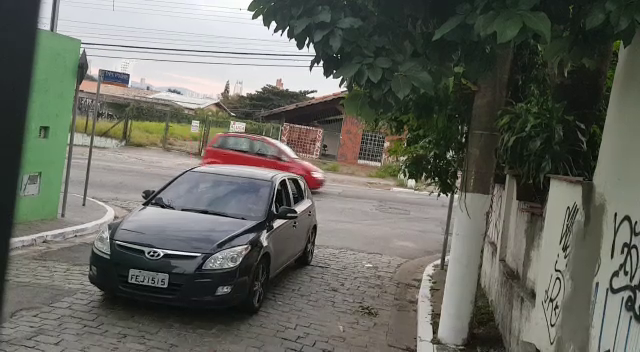
#> input picture frame 4 of imagens/diagonal.mp4, 640 x 352 px, given in place of frente-noite-02.mp4, which was not available
$ python getNumbers.py
#> lines starting #> are read from the running program, lines starting #| are printed output that depends on the picture; after the words box and inside, x2 and y2 are one past the last pixel; in counts of white or black regions, pixels touching at a corner belong together; pictures that were not available may be replaced by others from this repository, and a replacement may not be noted
#import RPi.GPIO as GPIO
import cv2
import math
import pytesseract
#import baseDados
import time
try:
    from PIL import Image
except ImportError:
    import Image

MIN_PIXEL_LARGURA = 2
MIN_PIXEL_ALTURA = 8

MIN_ASPECT_RATIO = 0.25
MAX_ASPECT_RATIO = 1.0

MIN_PIXEL_AREA = 80
MAX_PIXEL_AREA = 1000

MIN_DIAG_SIZE = 0.3
MAX_DIAG_SIZE = 5.0

MAX_AREA = 0.5

MAX_LARGURA = 0.8
MAX_ALTURA = 0.2

MAX_ANGULO = 12.0

MIN_NUMERO = 3

ESCALA_AMARELO = (0.0, 255.0, 255.0)

PLACA_LARGURA_FATOR_PREENCHIMENTO = 1.05
PLACA_ALTURA_FATOR_PREENCHIMENTO = 1.05

#GPIO.setmode(GPIO.BCM)
#GPIO.setup(26, GPIO.OUT)

class PossivelPlaca:

    # construtor #################################################################################
    def __init__(self):
        self.imgPlaca = None
        self.imgEscalaDeCinza = None
        self.imgThreshold = None
        self.X = None
        self.Y = None
        self.W = None
        self.H = None
        self.strCaracteres = ""
    # end construtor

# end class

class PossivelCaractere:

    # construtor #################################################################################
    def __init__(self, _contour):
        self.contour = _contour

        self.boundingRect = cv2.boundingRect(self.contour)

        [intX, intY, intWidth, intHeight] = self.boundingRect

        self.intBoundingRectX = intX
        self.intBoundingRectY = intY
        self.intBoundingRectWidth = intWidth
        self.intBoundingRectHeight = intHeight

        self.intBoundingRectArea = self.intBoundingRectWidth * self.intBoundingRectHeight

        self.intCenterX = (self.intBoundingRectX + self.intBoundingRectX + self.intBoundingRectWidth) / 2
        self.intCenterY = (self.intBoundingRectY + self.intBoundingRectY + self.intBoundingRectHeight) / 2

        self.fltDiagonalSize = math.sqrt((self.intBoundingRectWidth ** 2) + (self.intBoundingRectHeight ** 2))

        self.fltAspectRatio = float(self.intBoundingRectWidth) / float(self.intBoundingRectHeight)
    # end construtor

# end class

def combinarCharacter(list):

    newList = []
    finalList = []

    for char in list:
        for otherChar in list:
            if char == otherChar:
                continue

            fltDistancia = distancia(char, otherChar)

            fltAngulo = angulo(char, otherChar)

            fltChangeInArea = float(abs(char.intBoundingRectArea - otherChar.intBoundingRectArea)) / float(char.intBoundingRectArea)

            fltChangeInWidth = float(abs(char.intBoundingRectWidth - otherChar.intBoundingRectWidth)) / float(char.intBoundingRectWidth)

            fltChangeInHeight = float(abs(char.intBoundingRectHeight - otherChar.intBoundingRectHeight)) / float(char.intBoundingRectHeight)

            if (fltDistancia < (char.fltDiagonalSize * MAX_DIAG_SIZE) and fltAngulo < MAX_ANGULO and fltChangeInArea < MAX_AREA and
               fltChangeInWidth < MAX_LARGURA and fltChangeInHeight < MAX_ALTURA):
                newList.append(otherChar)
                newList.append(char)
            # end if
        # end for
        if len(newList) < MIN_NUMERO:
            newList = []
            continue
        # end if
        finalList.append(newList)

    return finalList

def distancia(first, second):
    intX = abs(first.intCenterX - second.intCenterX)
    intY = abs(first.intCenterY - second.intCenterY)

    return math.sqrt((intX ** 2) + (intY ** 2))
###################################################################################################
def angulo(first, second):
    fltAdj = float(abs(first.intCenterX - second.intCenterX))
    fltOpp = float(abs(first.intCenterY - second.intCenterY))

    if fltAdj != 0.0:
        fltAngleInRad = math.atan(fltOpp / fltAdj)
    else:
        fltAngleInRad = 1.5708
    # end if
    fltAngleInDeg = fltAngleInRad * (180.0 / math.pi)

    return fltAngleInDeg

# [54 lines left out: function escreverCaracteresDaPlacaNaImagem, not called in this run]


# end function

###########################################################

def extrairPlaca(imgOriginal, listChar):
    possivelPlaca = PossivelPlaca()           # este será o valor de retorno

    listChar.sort(key = lambda matchingChar: matchingChar.intCenterX)
    # tipo caracteres da esquerda para a direita com base na posição x

    # calcular o ponto central da Placa
    fltPlacaCenterX = (listChar[0].intCenterX + listChar[len(listChar) - 1].intCenterX) / 2.0
    fltPlacaCenterY = (listChar[0].intCenterY + listChar[len(listChar) - 1].intCenterY) / 2.0

    ptPlacaCenter = fltPlacaCenterX, fltPlacaCenterY

    # calcular Largura e altura da Placa
    intPlacaWidth = int((listChar[len(listChar) - 1].intBoundingRectX + listChar[len(listChar) - 1].intBoundingRectWidth - listChar[0].intBoundingRectX) * PLACA_LARGURA_FATOR_PREENCHIMENTO)

    intTotalOfCaractereHeights = 0

    for matchingCaractere in listChar:
        intTotalOfCaractereHeights = intTotalOfCaractereHeights + matchingCaractere.intBoundingRectHeight
    # end for

    fltAverageCaractereHeight = intTotalOfCaractereHeights / len(listChar)

    intPlacaHeight = int(fltAverageCaractereHeight * PLACA_ALTURA_FATOR_PREENCHIMENTO)

    # calcular o ângulo de correção da região Placa
    fltOpposite = listChar[len(listChar) - 1].intCenterY - listChar[0].intCenterY
    fltHypotenuse = distancia(listChar[0], listChar[len(listChar) - 1])
    fltCorrectionAngleInRad = math.asin(fltOpposite / fltHypotenuse)
    fltCorrectionAngleInDeg = fltCorrectionAngleInRad * (180.0 / math.pi)
    # ponto central da região, Largura e altura e ângulo de correção da variável em rotação de retângulo de Placa
    possivelPlaca.rrLocationOfPlacaInScene = ( tuple(ptPlacaCenter), (intPlacaWidth, intPlacaHeight), fltCorrectionAngleInDeg )

    # passos finais são para realizar a rotação real

    # obter a matriz de rotação para o nosso ângulo de correção calculado
    rotationMatrix = cv2.getRotationMatrix2D(tuple(ptPlacaCenter), fltCorrectionAngleInDeg, 1.0)

    altura, largura, _ = imgOriginal.shape      # descompactar imagem original Largura e altura

    imgRotated = cv2.warpAffine(imgOriginal, rotationMatrix, (largura, altura))       # girar a imagem inteira

    imgCropped = cv2.getRectSubPix(imgRotated, (intPlacaWidth, intPlacaHeight), tuple(ptPlacaCenter))

    possivelPlaca.imgPlaca = imgCropped         # copiar a imagem Placa cortada na variável membro aplicável à possível Placa
    possivelPlaca.X = int(listChar[0].intBoundingRectX)
    possivelPlaca.Y = int(listChar[0].intBoundingRectY)
    possivelPlaca.W = int(intPlacaWidth)
    possivelPlaca.H = int(intPlacaHeight)

    return possivelPlaca
# end function


def mostraPlaca(str):
    return trocaCaracteres(str.replace(' ', '').replace("-",""))

def trocaCaracteres(str):
    return str[:3] + str[3:].replace("I", "1").replace("S", "5").replace("L","1").replace("J","1").replace("B","8")

# [6 lines left out: function abrirPortao, not called in this run]


#cap = cv2.VideoCapture(0)
cap = cv2.VideoCapture("/home/vinicius/git/placas/imagens/frente-noite-02.mp4")
i = 1

while (1):
    _, img_original = cap.read()
#> img_original is the input picture: shape (352, 640, 3); mean B, G, R 95.9, 103.8, 102.6

    if img_original is None:
        continue

    if i % 1 == 0:
        i = 1
        h = int(img_original.shape[0] / 1.8)
#> h = 195
        w = int(img_original.shape[1] / 1.8)
#> w = 355
        y = int(img_original.shape[0] / 3)
#> y = 117
        x = int(img_original.shape[1] / 3)
#> x = 213
        crop_img = img_original #[y:y + h, x:x + w]
        # [5 lines of commented-out code are left out]

        img = crop_img.copy()
    #    img[:, :, 0] = 0 # zerando o canal R (RED)
    #    img[:, :, 2] = 0 # zerando o canal B (BLUE)
        imgHSV = cv2.cvtColor(img, cv2.COLOR_BGR2HSV)
#> imgHSV: shape (352, 640, 3); mean H, S, V 50.2, 43.5, 107.9
        _, _, imgValue = cv2.split(imgHSV)
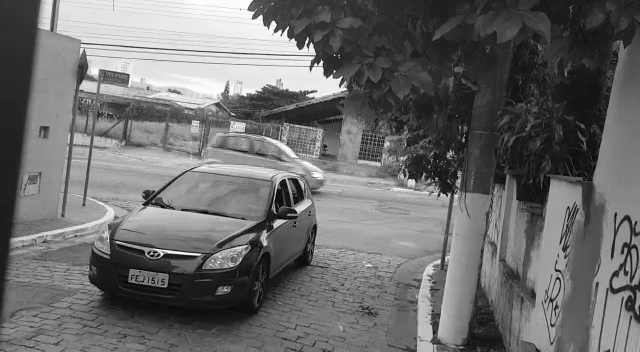
#> imgValue: shape (352, 640); min 0, max 255, mean 107.9

        structuringElement = cv2.getStructuringElement(cv2.MORPH_RECT, (3, 3))

        img_gray = cv2.subtract(cv2.add(imgValue, cv2.morphologyEx(imgValue, cv2.MORPH_TOPHAT, structuringElement)), cv2.morphologyEx(imgValue, cv2.MORPH_BLACKHAT, structuringElement))
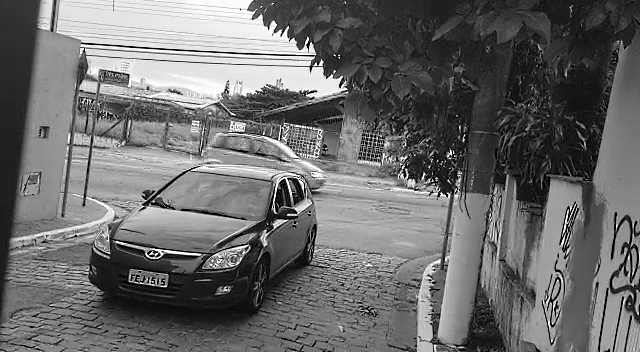
#> img_gray: shape (352, 640); min 0, max 255, mean 107.3

        imgThreshold = cv2.adaptiveThreshold(cv2.GaussianBlur(img_gray, (3, 3), 0), 255.0, cv2.ADAPTIVE_THRESH_GAUSSIAN_C, cv2.THRESH_BINARY_INV, 19, 9)
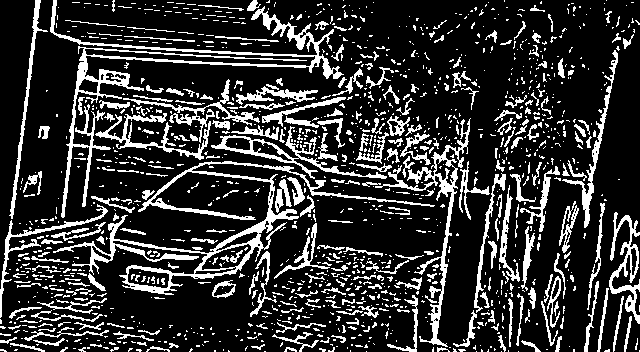
#> imgThreshold: shape (352, 640); 20% white; 1361 white regions (1083 under 20 px)

        #imgThreshold = cv2.resize(imgThreshold, dim, interpolation=cv2.INTER_LINEAR_EXACT)
        imgNormal = img #cv2.resize(img, dim, interpolation=cv2.INTER_LINEAR_EXACT)
        img_copia = imgThreshold.copy()

        conts, _ = cv2.findContours(img_copia, cv2.RETR_LIST, cv2.CHAIN_APPROX_SIMPLE)
#> conts = 1473 contours, 1296 with area under 20; largest, box (x1, y1, x2, y2) and area: (53, 161, 435, 295) 5310, (50, 0, 344, 218) 3528, (375, 118, 471, 347) 1850, (211, 126, 387, 179) 1408, (609, 212, 640, 324) 927

        listaCaracteres = []
        for cnt in conts:
            area = cv2.contourArea(cnt)
            x,y,w,h = cv2.boundingRect(cnt)
            fltAspectRatio = float(w) / float(h)
            possivelCaractere = PossivelCaractere(cnt)

            if (area > MIN_PIXEL_AREA  and area < MAX_PIXEL_AREA
                    and w > MIN_PIXEL_LARGURA and h > MIN_PIXEL_ALTURA and
                    MIN_ASPECT_RATIO < fltAspectRatio and fltAspectRatio < MAX_ASPECT_RATIO):
                listaCaracteres.append(possivelCaractere)
#> this loop made 1473 passes
            # end if

        listaCombinada =  combinarCharacter(listaCaracteres)
#> the loop in combinarCharacter, `for char in list:` made 20 passes
        list = []

        for listChar in listaCombinada:
            possivelPlaca = extrairPlaca(img, listChar)

            if possivelPlaca.imgPlaca is not None and possivelPlaca.W < 30 :
                list.append(possivelPlaca)
#> this loop made 5 passes
#> pass 1, in extrairPlaca, `imgRotated = cv2.warpAffine(imgOriginal, rotationMatrix, (largura, alt..`:
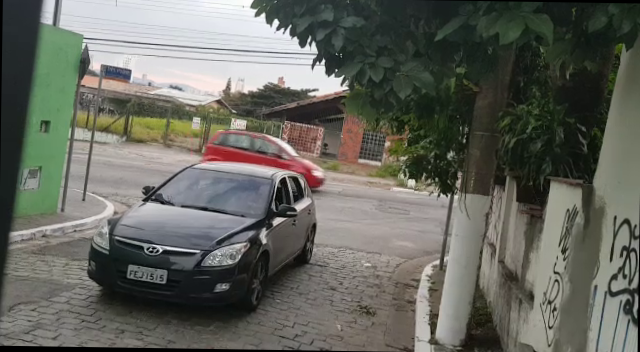
#> imgRotated: shape (352, 640, 3); mean B, G, R 94.7, 102.6, 101.3
#> pass 1, in extrairPlaca, `imgCropped = cv2.getRectSubPix(imgRotated, (intPlacaWidth, intPlacaHei..`:
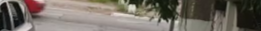
#> imgCropped: shape (31, 261, 3); mean B, G, R 99.2, 107.9, 114.7
            # end if
        # end for
        #list.sort(key=lambda possivelPlaca: len(possivelPlaca.strCaracteres), reverse=True)
        if len(list) > 0:
            licPlaca = list[0]

            h = licPlaca.H
            w = licPlaca.W
            y = licPlaca.Y
            x = licPlaca.X
            crop_img = imgThreshold[y:y + h, x:x + w]

            cv2.rectangle(imgNormal, (licPlaca.X, licPlaca.Y), (licPlaca.X+licPlaca.W, licPlaca.Y+licPlaca.H), (0, 0, 255), 3)

            txt = pytesseract.image_to_string(Image.fromarray(crop_img), lang='eng', config='--psm 10  --oem 3 -c tessedit_char_whitelist=1234567890ABCDEFGHIJKLMNOPQRSTUVWXYZ')
            licPlaca.strCaracteres = mostraPlaca(txt)
            escreverCaracteresDaPlacaNaImagem(imgNormal, licPlaca)
            print("Original:" + txt + " - Identificado:" + licPlaca.strCaracteres)
            cv2.imwrite('/var/log/placas/' + licPlaca.strCaracteres + "_original.png", img_original)
            cv2.imwrite('/var/log/placas/' + licPlaca.strCaracteres + "_placa.png", crop_img)
            # [5 lines of commented-out code are left out]
        cv2.imshow("Cam", imgNormal)
        cv2.imshow("Cam2", imgThreshold)
        k = cv2.waitKey(5) & 0xFF
#> (key Esc is pressed here)
        if k == 27:
            break
        # end if
    i += 1
    #end if
#end while
#baseDados.closeConnection()
cap.release()
#cv2.destroyAllWindows()

$ run again, starting later in the video
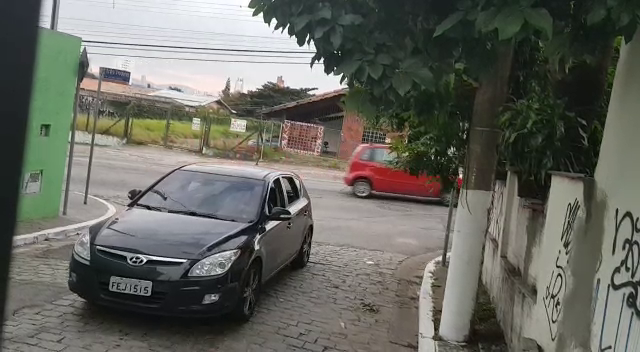
#> input picture frame 20 of imagens/diagonal.mp4, 640 x 352 px, given in place of frente-noite-02.mp4, which was not available
#> img_original is the input picture: shape (352, 640, 3); mean B, G, R 96, 103.5, 102.6
#> imgHSV: shape (352, 640, 3); mean H, S, V 51.8, 43.4, 107.9
#> `imgThreshold = cv2.adaptiveThreshold(cv2.GaussianBlur(img_gray, (3, 3)..`:
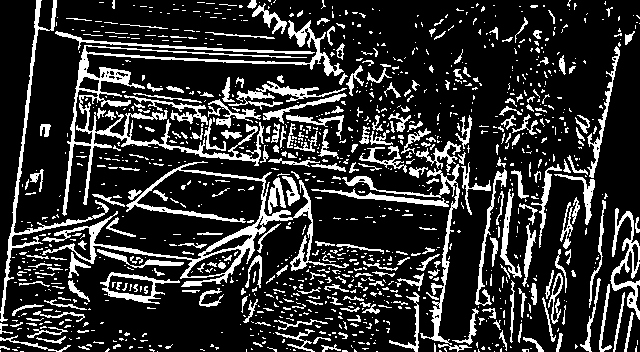
#> imgThreshold: shape (352, 640); 19.3% white; 1198 white regions (925 under 20 px)
#> conts = 1279 contours, 1105 with area under 20; largest, box (x1, y1, x2, y2) and area: (62, 20, 344, 216) 4375, (42, 161, 349, 287) 4239, (0, 0, 109, 322) 1202, (100, 272, 180, 304) 1184, (342, 164, 460, 345) 1076
#> the loop `for cnt in conts:` made 1279 passes
#> the loop in combinarCharacter, `for char in list:` made 22 passes
#> the loop `for listChar in listaCombinada:` made 6 passes
#> pass 1, in extrairPlaca, `imgCropped = cv2.getRectSubPix(imgRotated, (intPlacaWidth, intPlacaHei..`:
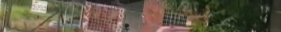
#> imgCropped: shape (32, 281, 3); mean B, G, R 70.5, 88.7, 95.9

$ run again, starting later in the video
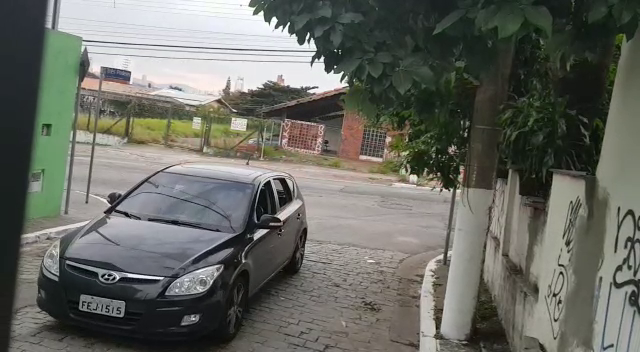
#> input picture frame 36 of imagens/diagonal.mp4, 640 x 352 px, given in place of frente-noite-02.mp4, which was not available
#> img_original is the input picture: shape (352, 640, 3); mean B, G, R 98.5, 105.8, 104.1
#> imgHSV: shape (352, 640, 3); mean H, S, V 53.1, 41.2, 109.4
#> `imgThreshold = cv2.adaptiveThreshold(cv2.GaussianBlur(img_gray, (3, 3)..`:
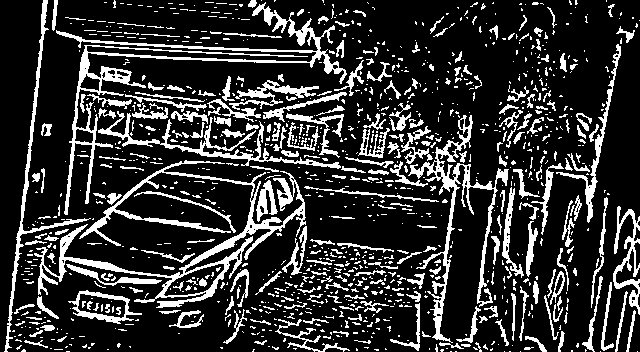
#> imgThreshold: shape (352, 640); 19.8% white; 1173 white regions (905 under 20 px)
#> conts = 1268 contours, 1093 with area under 20; largest, box (x1, y1, x2, y2) and area: (34, 160, 306, 308) 5151, (56, 2, 347, 215) 3610, (408, 115, 509, 343) 2287, (68, 290, 142, 324) 1302, (98, 111, 341, 169) 1166
#> the loop `for cnt in conts:` made 1268 passes
#> the loop in combinarCharacter, `for char in list:` made 21 passes
#> the loop `for listChar in listaCombinada:` made 4 passes
#> pass 1, in extrairPlaca, `imgCropped = cv2.getRectSubPix(imgRotated, (intPlacaWidth, intPlacaHei..`:
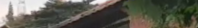
#> imgCropped: shape (28, 198, 3); mean B, G, R 81.4, 92, 93.1
